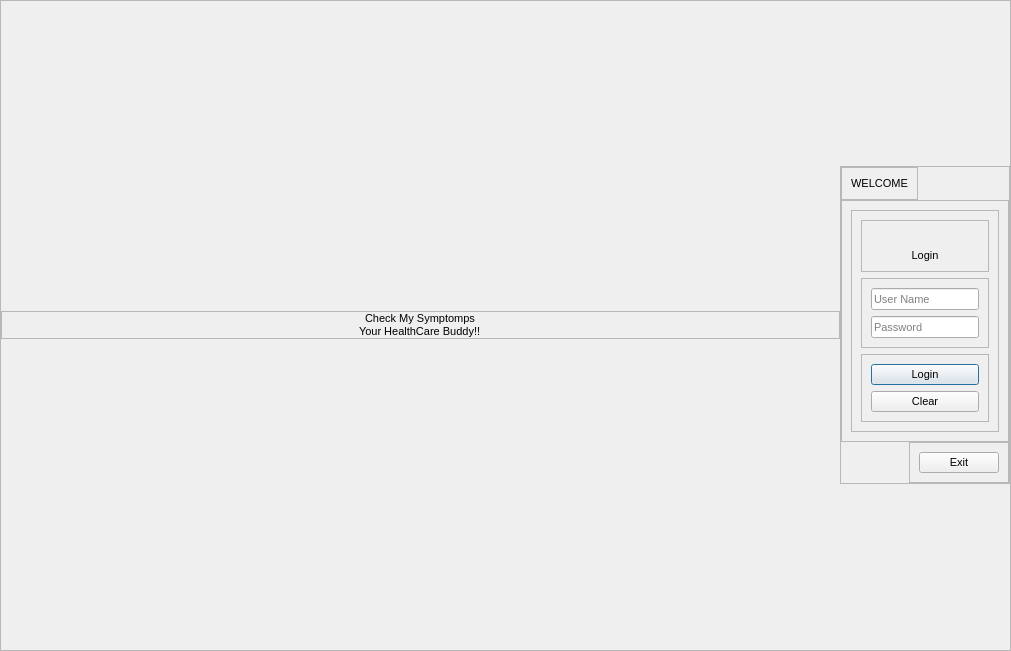
<?xml version="1.0" encoding="UTF-8"?>
<ui version="4.0">
 <class>Dialog</class>
 <widget class="QDialog" name="Dialog">
  <property name="geometry">
   <rect>
    <x>0</x>
    <y>0</y>
    <width>1011</width>
    <height>651</height>
   </rect>
  </property>
  <property name="sizePolicy">
   <sizepolicy hsizetype="Fixed" vsizetype="Fixed">
    <horstretch>0</horstretch>
    <verstretch>0</verstretch>
   </sizepolicy>
  </property>
  <property name="windowTitle">
   <string>CheckMySymptomps | Login</string>
  </property>
  <property name="windowIcon">
   <iconset resource="blue_icons.qrc">
    <normaloff>:/icons_blue/icons/log-in.svg</normaloff>:/icons_blue/icons/log-in.svg</iconset>
  </property>
  <property name="styleSheet">
   <string notr="true">

QWidget {
    font-size: 11px;
}

QTableView {
    font-size: 10px;
    alternate-background-color: #EEEEFF;
}

Browser QPushButton {
    font-size: 10px;
    min-width: 10px;
}

ColorButton::enabled {
    border: 1px solid #444444;
}

ColorButton::disabled {
    border: 1px solid #AAAAAA;
}


Browser QGroupBox {
    background-color: qlineargradient(x1: 0, y1: 0, x2: 0, y2: 1,
                                      stop: 0 #E0E0E0, stop: 1 #FFFFFF);
    border: 2px solid #999999;
    border-radius: 5px;
    margin-top: 1ex; /* leave space at the top for the title */
    font-size: 13px;
    color: black;
}

Browser QGroupBox::title {
    subcontrol-origin: margin;
    subcontrol-position: top center; /* position at the top center */
    padding: 0 3px;
    font-size: 13px;
    color: black;
}

PluginItem {
    border: 2px solid black;
    background: white;
}


PluginItem Frame {
    background: #CCCCCC;
}


TabButton {
    border: 1px solid #8f8f91;
    border-radius: 2px;
    padding: 3px;
    min-width: 120px;
}

TabButton::checked {
    background-color: qlineargradient(x1: 0, y1: 0 , x2: 0, y2: 1,
                                      stop: 0 #9a9b9e, stop: 1 #babbbe);
}


TabButton::pressed {
    background-color: qlineargradient(x1: 0, y1: 0 , x2: 0, y2: 1,
                                      stop: 0 #9a9b9e, stop: 1 #babbbe);
}
</string>
  </property>
  <layout class="QVBoxLayout" name="verticalLayout">
   <property name="spacing">
    <number>0</number>
   </property>
   <property name="leftMargin">
    <number>0</number>
   </property>
   <property name="topMargin">
    <number>0</number>
   </property>
   <property name="rightMargin">
    <number>0</number>
   </property>
   <property name="bottomMargin">
    <number>0</number>
   </property>
   <item>
    <widget class="QFrame" name="frame">
     <property name="frameShape">
      <enum>QFrame::StyledPanel</enum>
     </property>
     <property name="frameShadow">
      <enum>QFrame::Raised</enum>
     </property>
     <layout class="QHBoxLayout" name="horizontalLayout">
      <property name="spacing">
       <number>0</number>
      </property>
      <property name="leftMargin">
       <number>0</number>
      </property>
      <property name="topMargin">
       <number>0</number>
      </property>
      <property name="rightMargin">
       <number>0</number>
      </property>
      <property name="bottomMargin">
       <number>0</number>
      </property>
      <item alignment="Qt::AlignVCenter">
       <widget class="QFrame" name="frame_3">
        <property name="sizePolicy">
         <sizepolicy hsizetype="Preferred" vsizetype="Preferred">
          <horstretch>0</horstretch>
          <verstretch>0</verstretch>
         </sizepolicy>
        </property>
        <property name="styleSheet">
         <string notr="true"/>
        </property>
        <property name="frameShape">
         <enum>QFrame::StyledPanel</enum>
        </property>
        <property name="frameShadow">
         <enum>QFrame::Raised</enum>
        </property>
        <layout class="QVBoxLayout" name="verticalLayout_2">
         <property name="spacing">
          <number>0</number>
         </property>
         <property name="leftMargin">
          <number>0</number>
         </property>
         <property name="topMargin">
          <number>0</number>
         </property>
         <property name="rightMargin">
          <number>0</number>
         </property>
         <property name="bottomMargin">
          <number>0</number>
         </property>
         <item alignment="Qt::AlignHCenter|Qt::AlignVCenter">
          <widget class="QLabel" name="label">
           <property name="autoFillBackground">
            <bool>false</bool>
           </property>
           <property name="styleSheet">
            <string notr="true">
font: 75 42pt &quot;Century Gothic&quot;;

</string>
           </property>
           <property name="text">
            <string>Check My Symptomps</string>
           </property>
           <property name="scaledContents">
            <bool>true</bool>
           </property>
           <property name="alignment">
            <set>Qt::AlignCenter</set>
           </property>
           <property name="wordWrap">
            <bool>false</bool>
           </property>
          </widget>
         </item>
         <item alignment="Qt::AlignHCenter|Qt::AlignVCenter">
          <widget class="QLabel" name="label_2">
           <property name="styleSheet">
            <string notr="true">font: 75 20pt &quot;Century Gothic&quot;;</string>
           </property>
           <property name="text">
            <string>Your HealthCare Buddy!!</string>
           </property>
          </widget>
         </item>
        </layout>
       </widget>
      </item>
      <item>
       <widget class="QFrame" name="frame_2">
        <property name="sizePolicy">
         <sizepolicy hsizetype="Fixed" vsizetype="Fixed">
          <horstretch>0</horstretch>
          <verstretch>0</verstretch>
         </sizepolicy>
        </property>
        <property name="styleSheet">
         <string notr="true"/>
        </property>
        <property name="frameShape">
         <enum>QFrame::StyledPanel</enum>
        </property>
        <property name="frameShadow">
         <enum>QFrame::Raised</enum>
        </property>
        <layout class="QVBoxLayout" name="verticalLayout_3">
         <property name="spacing">
          <number>0</number>
         </property>
         <property name="leftMargin">
          <number>0</number>
         </property>
         <property name="topMargin">
          <number>0</number>
         </property>
         <property name="rightMargin">
          <number>0</number>
         </property>
         <property name="bottomMargin">
          <number>0</number>
         </property>
         <item alignment="Qt::AlignTop">
          <widget class="QFrame" name="frame_4">
           <property name="sizePolicy">
            <sizepolicy hsizetype="Fixed" vsizetype="Fixed">
             <horstretch>0</horstretch>
             <verstretch>0</verstretch>
            </sizepolicy>
           </property>
           <property name="frameShape">
            <enum>QFrame::StyledPanel</enum>
           </property>
           <property name="frameShadow">
            <enum>QFrame::Raised</enum>
           </property>
           <layout class="QVBoxLayout" name="verticalLayout_4">
            <item>
             <widget class="QLabel" name="label_5">
              <property name="styleSheet">
               <string notr="true">font: 75 38pt &quot;Century Gothic&quot;;
</string>
              </property>
              <property name="text">
               <string>WELCOME</string>
              </property>
              <property name="alignment">
               <set>Qt::AlignCenter</set>
              </property>
             </widget>
            </item>
           </layout>
          </widget>
         </item>
         <item>
          <widget class="QFrame" name="frame_5">
           <property name="sizePolicy">
            <sizepolicy hsizetype="Fixed" vsizetype="Fixed">
             <horstretch>0</horstretch>
             <verstretch>0</verstretch>
            </sizepolicy>
           </property>
           <property name="frameShape">
            <enum>QFrame::StyledPanel</enum>
           </property>
           <property name="frameShadow">
            <enum>QFrame::Raised</enum>
           </property>
           <layout class="QVBoxLayout" name="verticalLayout_5">
            <item>
             <widget class="QFrame" name="frame_8">
              <property name="frameShape">
               <enum>QFrame::StyledPanel</enum>
              </property>
              <property name="frameShadow">
               <enum>QFrame::Raised</enum>
              </property>
              <layout class="QVBoxLayout" name="verticalLayout_7">
               <item>
                <widget class="QFrame" name="frame_7">
                 <property name="frameShape">
                  <enum>QFrame::StyledPanel</enum>
                 </property>
                 <property name="frameShadow">
                  <enum>QFrame::Raised</enum>
                 </property>
                 <layout class="QVBoxLayout" name="verticalLayout_8">
                  <item>
                   <widget class="QLabel" name="label_3">
                    <property name="styleSheet">
                     <string notr="true"/>
                    </property>
                    <property name="text">
                     <string/>
                    </property>
                    <property name="pixmap">
                     <pixmap resource="blue_icons.qrc">:/icons_blue/icons/login-user-icon.png</pixmap>
                    </property>
                    <property name="scaledContents">
                     <bool>true</bool>
                    </property>
                   </widget>
                  </item>
                  <item>
                   <widget class="QLabel" name="label_6">
                    <property name="styleSheet">
                     <string notr="true">font: 75 21pt &quot;Century Gothic&quot;;
</string>
                    </property>
                    <property name="text">
                     <string>Login</string>
                    </property>
                    <property name="alignment">
                     <set>Qt::AlignCenter</set>
                    </property>
                   </widget>
                  </item>
                 </layout>
                </widget>
               </item>
               <item>
                <widget class="QFrame" name="frame_9">
                 <property name="frameShape">
                  <enum>QFrame::StyledPanel</enum>
                 </property>
                 <property name="frameShadow">
                  <enum>QFrame::Raised</enum>
                 </property>
                 <layout class="QVBoxLayout" name="verticalLayout_9">
                  <item>
                   <widget class="QLineEdit" name="admin_username">
                    <property name="styleSheet">
                     <string notr="true">font: 13pt &quot;Century Gothic&quot;;
</string>
                    </property>
                    <property name="inputMask">
                     <string/>
                    </property>
                    <property name="text">
                     <string/>
                    </property>
                    <property name="placeholderText">
                     <string>User Name</string>
                    </property>
                   </widget>
                  </item>
                  <item>
                   <widget class="QLineEdit" name="admin_password">
                    <property name="styleSheet">
                     <string notr="true">font: 13pt &quot;Century Gothic&quot;;</string>
                    </property>
                    <property name="inputMethodHints">
                     <set>Qt::ImhHiddenText|Qt::ImhNoAutoUppercase|Qt::ImhNoPredictiveText|Qt::ImhSensitiveData</set>
                    </property>
                    <property name="echoMode">
                     <enum>QLineEdit::Password</enum>
                    </property>
                    <property name="placeholderText">
                     <string>Password</string>
                    </property>
                    <property name="clearButtonEnabled">
                     <bool>false</bool>
                    </property>
                   </widget>
                  </item>
                 </layout>
                </widget>
               </item>
               <item alignment="Qt::AlignTop">
                <widget class="QFrame" name="frame_10">
                 <property name="frameShape">
                  <enum>QFrame::StyledPanel</enum>
                 </property>
                 <property name="frameShadow">
                  <enum>QFrame::Raised</enum>
                 </property>
                 <layout class="QVBoxLayout" name="verticalLayout_10">
                  <item>
                   <widget class="QPushButton" name="login">
                    <property name="styleSheet">
                     <string notr="true">font: 75 16pt &quot;Century Gothic&quot;;
</string>
                    </property>
                    <property name="text">
                     <string>Login</string>
                    </property>
                   </widget>
                  </item>
                  <item>
                   <widget class="QPushButton" name="clear">
                    <property name="styleSheet">
                     <string notr="true">font: 75 16pt &quot;Century Gothic&quot;;
</string>
                    </property>
                    <property name="text">
                     <string>Clear</string>
                    </property>
                   </widget>
                  </item>
                 </layout>
                </widget>
               </item>
              </layout>
             </widget>
            </item>
           </layout>
          </widget>
         </item>
         <item alignment="Qt::AlignRight|Qt::AlignBottom">
          <widget class="QFrame" name="frame_6">
           <property name="sizePolicy">
            <sizepolicy hsizetype="Fixed" vsizetype="Fixed">
             <horstretch>0</horstretch>
             <verstretch>0</verstretch>
            </sizepolicy>
           </property>
           <property name="frameShape">
            <enum>QFrame::StyledPanel</enum>
           </property>
           <property name="frameShadow">
            <enum>QFrame::Raised</enum>
           </property>
           <layout class="QVBoxLayout" name="verticalLayout_6">
            <item>
             <widget class="QPushButton" name="quit">
              <property name="styleSheet">
               <string notr="true">font: 75 16pt &quot;Century Gothic&quot;;
</string>
              </property>
              <property name="text">
               <string>Exit</string>
              </property>
              <property name="icon">
               <iconset resource="blue_icons.qrc">
                <normaloff>:/icons_blue/icons/log-out.svg</normaloff>:/icons_blue/icons/log-out.svg</iconset>
              </property>
              <property name="iconSize">
               <size>
                <width>25</width>
                <height>25</height>
               </size>
              </property>
             </widget>
            </item>
           </layout>
          </widget>
         </item>
        </layout>
       </widget>
      </item>
     </layout>
    </widget>
   </item>
  </layout>
 </widget>
 <resources>
  <include location="photos/admin.qrc"/>
  <include location="photos/orange_icons.qrc"/>
  <include location="photos/background.qrc"/>
  <include location="blue_icons.qrc"/>
 </resources>
 <connections/>
</ui>
